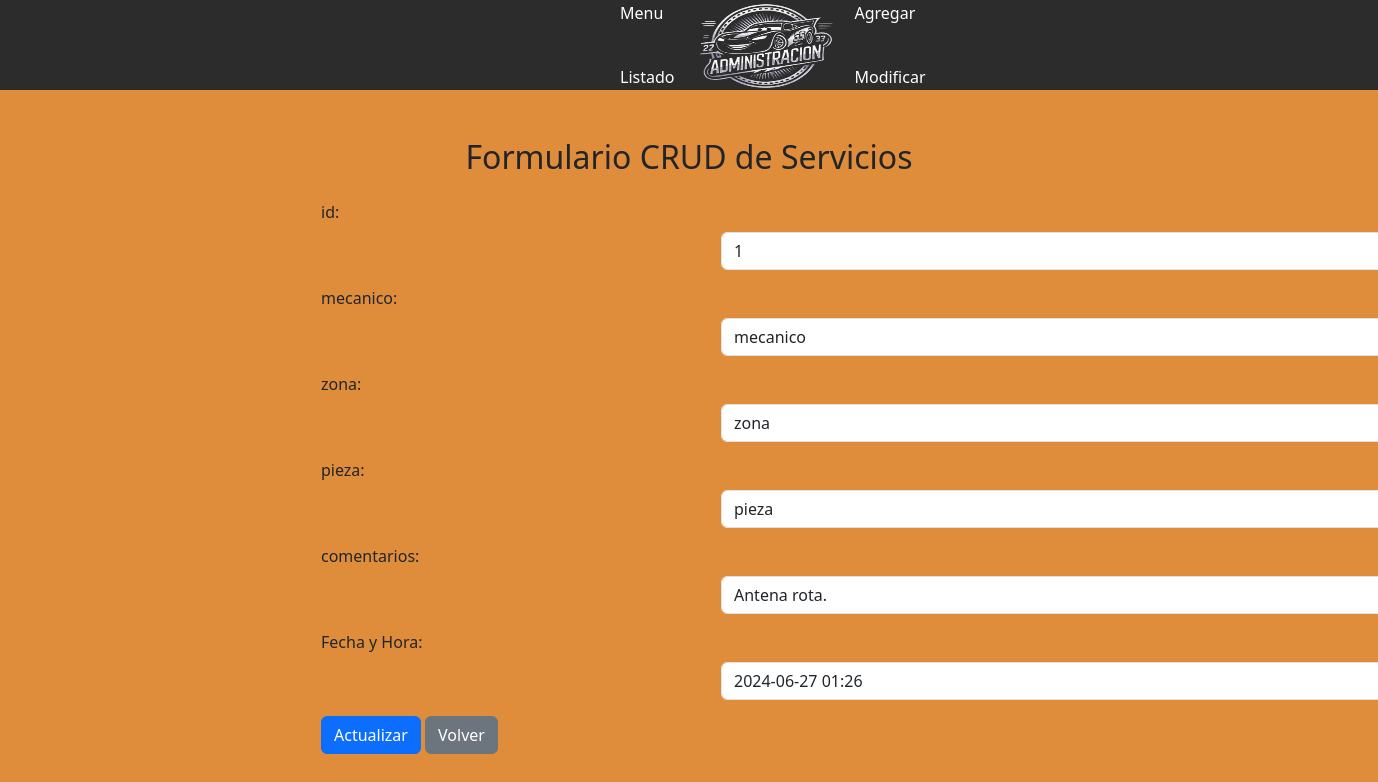
/mantenimiento_findEdit/1 (signed in), run on the app's committed database.
### myapp/models.py (models this page shows, shortened)
class Mantenimiento(models.Model):
    id = models.AutoField(primary_key=True)
    mecanico = models.CharField(max_length=255)
    zona = models.CharField(max_length=255)
    pieza = models.CharField(max_length=255)
    comentarios = models.TextField()
    fecha_hora = models.DateTimeField(auto_now_add=True)  # Campo para registrar fecha y hora en el momento de envío de formulario

### myapp/views.py (the view)
# urls.py: path('mantenimiento_findEdit/<str:pk>', views.mantenimiento_findEdit, name='mantenimiento_findEdit'),
@login_required
@superuser_required
def mantenimiento_findEdit(request,pk):
    if pk != "":
        mantenimiento=Mantenimiento.objects.get(id=pk)
        context={'mantenimiento':mantenimiento}
        if mantenimiento:
            return render(request, 'Administracion/editS.html', context)
        else:
            context={'mensaje':'Error, rut no existe...'}
            return render(request, 'Administracion/listar.html', context)

### myapp/templates/Administracion/editS.html (shortened to what this page needs)
{% load static %}
<!DOCTYPE html>
<html lang="en">
<head>
    <link rel="stylesheet" href="{% static 'css/menu.css' %}">
    <link rel="stylesheet" href="{% static 'css/Listado.css' %}">
    <link rel="stylesheet" href="{% static 'bootstrap-5.3.3/css/bootstrap.css' %}">
</head>
<body>
    <div class="navbarM">
        <ul class="nav me-auto mb-4 mb-lg-0">
            <li class="nav-item">
                <a class="nav-link" href="{% url 'menu' %}">Menu</a>
            </li>
            <li class="nav-item">
                <a class="nav-link" href="{% url 'listar' %}">Listado</a>
            </li>
        </ul>
        <a class="logo" href="{% url 'menu' %}">
            <img src="{% static 'imagenes/Adm.png' %}" alt="logo" width="140px" height="100px">
        </a>
        <ul class="nav ms-auto mb-2 mb-lg-0">
            <li class="nav-item">
                <a class="nav-link" href="{% url 'agrega' %}">Agregar</a>
            </li>
            <li class="nav-item">
                <a class="nav-link" href="{% url 'modificar' %}">Modificar</a>
            </li>
        </ul>
    </div>
    <div class="container mt-5">
        <div class="row justify-content-center">
            <div class="col-md-8">
                {% if mantenimiento %}
                <h2 class="text-center mb-4">Formulario CRUD de Servicios</h2>
                <form action="{% url 'serviciosUpdate' %}" method="POST">
                    <div class="mb-3">
                        <label class="form-label">id:</label>
                        <input type="text" name="id" value="{{mantenimiento.id}}" class="form-control" readonly>
                    </div>
                    <div class="mb-3">
                        <label class="form-label">mecanico:</label>
                        <input type="text" name="mecanico" value="{{mantenimiento.mecanico}}" class="form-control" required>
                    </div>
                    <div class="mb-3">
                        <label class="form-label">zona:</label>
                        <input type="text" name="zona" value="{{mantenimiento.zona}}" class="form-control" required>
                    </div>
                    <div class="mb-3">
                        <label class="form-label">pieza:</label>
                        <input type="text" name="pieza" value="{{mantenimiento.pieza}}" class="form-control" required>
                    </div>
                    <div class="mb-3">
                        <label class="form-label">comentarios:</label>
                        <input type="text" name="comentarios" value="{{mantenimiento.comentarios}}" class="form-control" required>
                    </div>
                    <div class="mb-3">
                        <label class="form-label">Fecha y Hora:</label>
                        <input type="text" name="fecha" value="{{ mantenimiento.fecha_hora|date:'Y-m-d H:i' }}" class="form-control" readonly>
                    </div>
                    <input type="submit" name="opcion" value="Actualizar" class="btn btn-primary">
                    <a href="{% url 'modificar' %}" class="btn btn-secondary">Volver</a>
                </form>
                <br>
                {% endif %}
            </div>
        </div>
    </div>
</body>
</html>

### myapp/static/css/menu.css (style rules this page uses)
.navbarM { background-color: #2c2c2c; height: 90px; align-items: center; display: flex; padding: 0 600px; }
.logo { text-decoration: none; }
.form-control { margin-left: 400px; display: auto; }
.nav li { display: inline-block; }
.nav a { color: white; text-decoration: none; padding: 20px; }

### myapp/templates/Administracion/editS.html (style rules this page uses)
body { background: rgb(223, 141, 59); }

### data on the page
Mantenimiento: id "1", mecanico "mecanico", zona "zona", pieza "pieza", comentarios "Antena rota.", fecha "2024-06-27 01:26"
